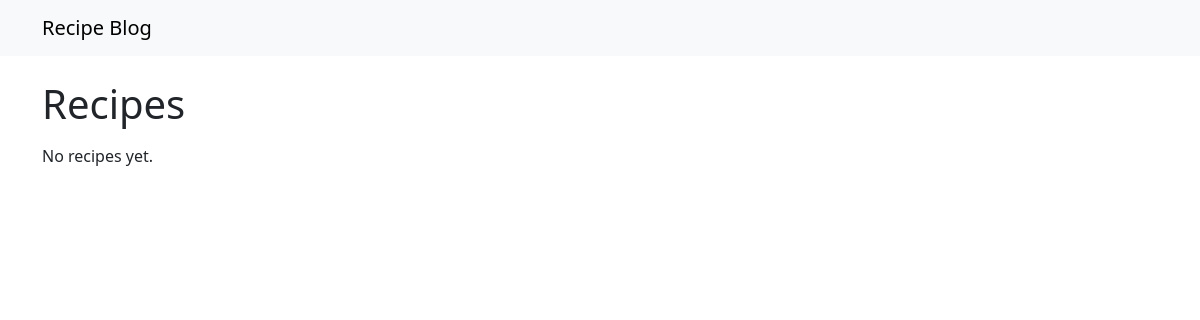
Before: /?tag=curry with the older database file.
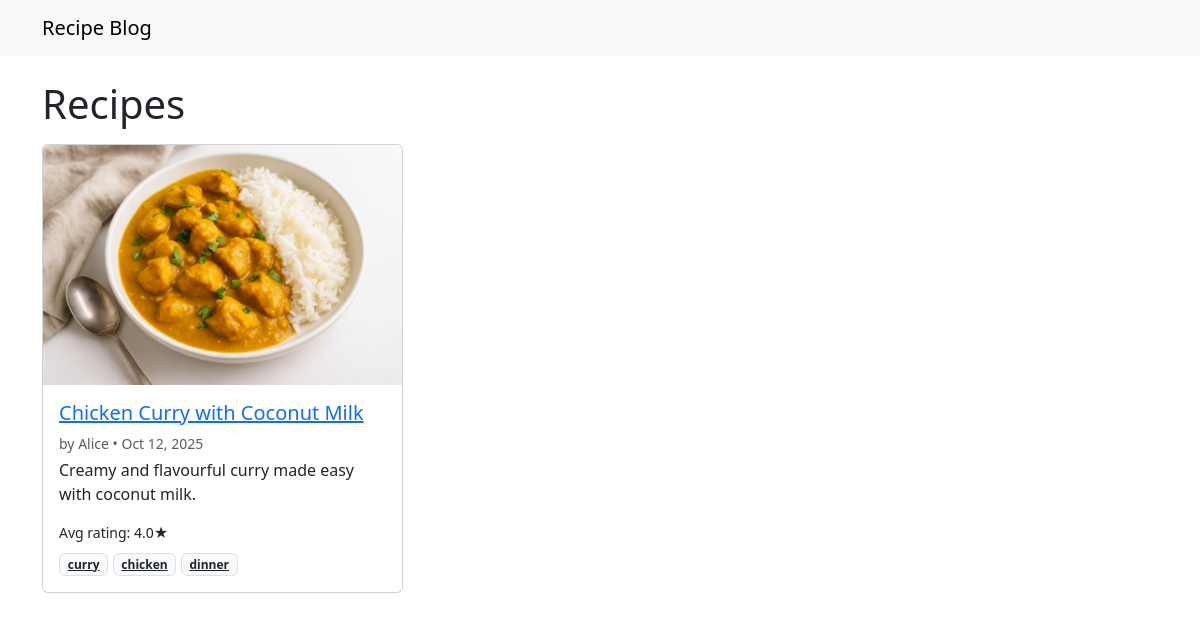
After: the same page with the newer database file.
### recipes/models.py (models this page shows, shortened)
class Recipe(models.Model):
    author = models.ForeignKey(User, on_delete=models.CASCADE, related_name="recipes")
    title = models.CharField(max_length=200)
    slug = models.SlugField(max_length=220, unique=True)
    excerpt = models.TextField(max_length=300, blank=True)
    description = models.TextField()
    ingredients = models.TextField(help_text="One per line")
    steps = models.TextField(help_text="One step per line")
    tags = models.CharField(max_length=250, blank=True, help_text="Comma-separated tags")
    prep_minutes = models.PositiveIntegerField(default=0)
    cook_minutes = models.PositiveIntegerField(default=0)
    servings = models.PositiveIntegerField(default=1)
    image = models.ImageField(upload_to="recipes/", blank=True, null=True)
    status = models.CharField(max_length=10, choices=STATUS_CHOICES, default="draft")
    created_at = models.DateTimeField(auto_now_add=True)
    updated_at = models.DateTimeField(auto_now=True)
    class Meta:
        ordering = ["-created_at"]
    def tag_list(self) -> list[str]:
        return [t.strip() for t in self.tags.split(",") if t.strip()]
    @property
    def average_rating(self) -> float:
        agg = self.ratings.aggregate(models.Avg("stars"))
        return round(agg["stars__avg"] or 0, 1)

### recipes/views.py (the view, shortened to what this page needs)
# urls.py: path("", views.RecipeListView.as_view(), name="recipe_list"),
class RecipeListView(ListView):
    model = Recipe
    template_name = "recipes/recipe_list.html"
    context_object_name = "recipes"
    paginate_by = 9
    def get_queryset(self):
        qs = Recipe.objects.filter(status="published")
        q = self.request.GET.get("q")
        tag = self.request.GET.get("tag")
        if tag:
            qs = qs.filter(tags__icontains=tag)
        return qs

### recipes/templates/recipes/recipe_list.html (shortened to what this page needs)
{% extends "base.html" %}
{% block content %}
<h1 class="mb-3">Recipes</h1>
<div class="row g-3">
  {% for r in recipes %}
  <div class="col-md-4">
    <div class="card h-100">
      {% if r.image %}<img src="{{ r.image.url }}" class="card-img-top" alt="{{ r.title }}">{% endif %}
      <div class="card-body">
        <h5 class="card-title"><a href="{% url 'recipe_detail' r.slug %}">{{ r.title }}</a></h5>
        <p class="text-muted small mb-1">by {{ r.author.username }} • {{ r.created_at|date:"M d, Y" }}</p>
        {% if r.excerpt %}<p class="card-text">{{ r.excerpt }}</p>{% endif %}
        {% if r.average_rating %}<div class="small">Avg rating: {{ r.average_rating }}★</div>{% endif %}
        <div class="mt-2">
          {% for t in r.tag_list %}
            <a class="badge bg-light text-dark border" href="?tag={{ t|urlencode }}">{{ t }}</a>
          {% endfor %}
        </div>
      </div>
    </div>
  </div>
  {% empty %}
    <p>No recipes yet.</p>
  {% endfor %}
</div>
{% endblock %}

Changed rows visible on the page:
added Recipe: image (picture), title "Chicken Curry with Coconut Milk", author.username "Alice", created_at "Oct 12, 2025", excerpt "Creamy and flavourful curry made easy with coconut milk.", average_rating "4.0", tag_list "curry" "chicken" "dinner"
Other visible differences:
text no longer shown: "No recipes yet."
